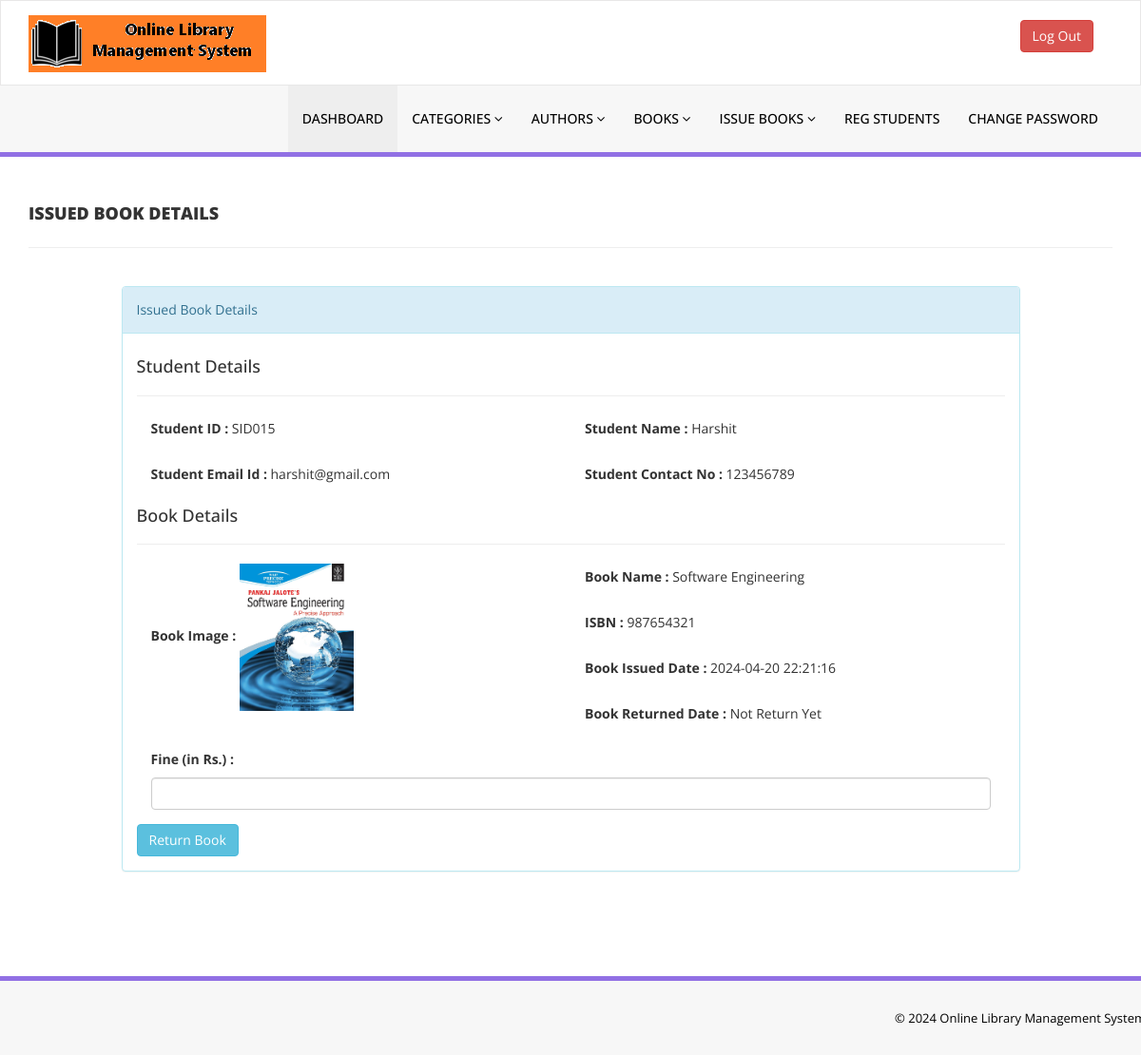
The page /admin/update-issue-bookdeails.php?rid=13 (signed in) on the database its author committed.
### tables this page shows
CREATE TABLE `tblissuedbookdetails` (
  `id` int(11) NOT NULL,
  `BookId` int(11) DEFAULT NULL,
  `StudentID` varchar(150) DEFAULT NULL,
  `IssuesDate` timestamp NULL DEFAULT current_timestamp(),
  `ReturnDate` timestamp NULL DEFAULT NULL ON UPDATE current_timestamp(),
  `RetrunStatus` int(1) DEFAULT NULL,
  `fine` int(11) DEFAULT NULL
);

CREATE TABLE `tblstudents` (
  `id` int(11) NOT NULL,
  `StudentId` varchar(100) DEFAULT NULL,
  `FullName` varchar(120) DEFAULT NULL,
  `EmailId` varchar(120) DEFAULT NULL,
  `MobileNumber` char(11) DEFAULT NULL,
  `Password` varchar(120) DEFAULT NULL,
  `Status` int(1) DEFAULT NULL,
  `RegDate` timestamp NULL DEFAULT current_timestamp(),
  `UpdationDate` timestamp NULL DEFAULT NULL ON UPDATE current_timestamp()
);

CREATE TABLE `tblbooks` (
  `id` int(11) NOT NULL,
  `BookName` varchar(255) DEFAULT NULL,
  `CatId` int(11) DEFAULT NULL,
  `AuthorId` int(11) DEFAULT NULL,
  `ISBNNumber` varchar(25) DEFAULT NULL,
  `BookPrice` decimal(10,2) DEFAULT NULL,
  `bookImage` varchar(250) NOT NULL,
  `isIssued` int(1) DEFAULT NULL,
  `RegDate` timestamp NULL DEFAULT current_timestamp(),
  `UpdationDate` timestamp NULL DEFAULT NULL ON UPDATE current_timestamp()
);

### admin/update-issue-bookdeails.php (the view, shortened to what this page needs)
<?php
include('includes/config.php');
if(strlen($_SESSION['alogin'])==0)
    {
header('location:index.php');
}
else{
?>
<!DOCTYPE html>
<html xmlns="http://www.w3.org/1999/xhtml">
<head>
    <link href="assets/css/bootstrap.css" rel="stylesheet" />
    <link href="assets/css/font-awesome.css" rel="stylesheet" />
    <link href="assets/css/style.css" rel="stylesheet" />
</head>
<body>
<?php include('includes/header.php');?>
    <div class="content-wrapper">
         <div class="container">
        <div class="row pad-botm">
            <div class="col-md-12">
                <h4 class="header-line">Issued Book Details</h4>
                            </div>
</div>
<div class="row">
<div class="col-md-10 col-sm-6 col-xs-12 col-md-offset-1">
<div class="panel panel-info">
<div class="panel-heading">
Issued Book Details
</div>
<div class="panel-body">
<form role="form" method="post">
<?php
$rid=intval($_GET['rid']);
$sql = "SELECT tblstudents.StudentId ,tblstudents.FullName,tblstudents.EmailId,tblstudents.MobileNumber,tblbooks.BookName,tblbooks.ISBNNumber,tblissuedbookdetails.IssuesDate,tblissuedbookdetails.ReturnDate,tblissuedbookdetails.id as rid,tblissuedbookdetails.fine,tblissuedbookdetails.RetrunStatus,tblbooks.id as bid,tblbooks.bookImage from  tblissuedbookdetails join tblstudents on tblstudents.StudentId=tblissuedbookdetails.StudentId join tblbooks on tblbooks.id=tblissuedbookdetails.BookId where tblissuedbookdetails.id=:rid";
$query = $dbh -> prepare($sql);
$query->bindParam(':rid',$rid,PDO::PARAM_STR);
$query->execute();
$results=$query->fetchAll(PDO::FETCH_OBJ);
if($query->rowCount() > 0)
{
foreach($results as $result)
{               ?>
<h4>Student Details</h4>
<hr />
<div class="col-md-6">
<div class="form-group">
<label>Student ID :</label>
<?php echo htmlentities($result->StudentId);?>
</div></div>
<div class="col-md-6">
<div class="form-group">
<label>Student Name :</label>
<?php echo htmlentities($result->FullName);?>
</div></div>
<div class="col-md-6">
<div class="form-group">
<label>Student Email Id :</label>
<?php echo htmlentities($result->EmailId);?>
</div></div>
<div class="col-md-6">
<div class="form-group">
<label>Student Contact No :</label>
<?php echo htmlentities($result->MobileNumber);?>
</div></div>
<h4>Book Details</h4>
<hr />
<div class="col-md-6">
<div class="form-group">
<label>Book Image :</label>
<img src="bookimg/<?php echo htmlentities($result->bookImage); ?>" width="120">
</div></div>
<div class="col-md-6">
<div class="form-group">
<label>Book Name :</label>
<?php echo htmlentities($result->BookName);?>
</div>
</div>
<div class="col-md-6">
<div class="form-group">
<label>ISBN :</label>
<?php echo htmlentities($result->ISBNNumber);?>
</div>
</div>
<div class="col-md-6">
<div class="form-group">
<label>Book Issued Date :</label>
<?php echo htmlentities($result->IssuesDate);?>
</div></div>
<div class="col-md-6">
<div class="form-group">
<label>Book Returned Date :</label>
<?php if($result->ReturnDate=="")
                                            {
                                                echo htmlentities("Not Return Yet");
                                            } else {
                                            echo htmlentities($result->ReturnDate);
}
                                            ?>
</div>
</div>
<div class="col-md-12">
<div class="form-group">
<label>Fine (in Rs.) :</label>
<?php
if($result->fine=="")
{?>
<input class="form-control" type="text" name="fine" id="fine"  required />
<?php }else {
echo htmlentities($result->fine);
}
?>
</div>
</div>
 <?php if($result->RetrunStatus==0){?>
<button type="submit" name="return" id="submit" class="btn btn-info">Return Book </button>
 </div>
<?php }}} ?>
                            </div>
                        </div>
                            </div>
        </div>
    </div>
  <?php include('includes/footer.php');?>
</body>
</html>
<?php } ?>

### admin/assets/css/style.css (style rules this page uses)
.content-wrapper { margin-top: 40px; min-height:800px; padding-bottom:90px; }
.header-line { font-weight:900; padding-bottom:25px; border-bottom:1px solid #eeeeee; text-transform:uppercase; }
.pad-botm { padding-bottom:30px; }

### rows shown on the page
tblissuedbookdetails: tblstudents.StudentId "SID015", tblstudents.FullName "Harshit", tblstudents.EmailId "harshit@gmail.com", tblstudents.MobileNumber "123456789", BookId.bookImage (picture), BookId.BookName "Software Engineering", BookId.ISBNNumber "987654321", IssuesDate "2024-04-20 22:21:16", shows "Return Book"
